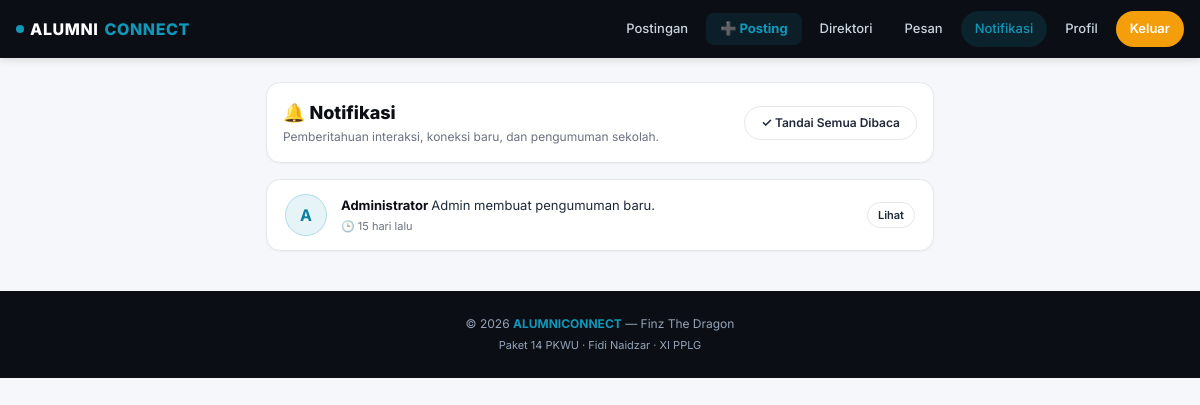
Screenshot of /pages/notifications.php (signed in) with the database file from the repository.
### tables this page shows
CREATE TABLE `notifications` (
  `id` bigint NOT NULL AUTO_INCREMENT,
  `user_id` bigint NOT NULL,
  `from_user_id` bigint DEFAULT NULL,
  `tipe` varchar(50) DEFAULT NULL,
  `pesan` varchar(255) DEFAULT NULL,
  `is_read` tinyint(1) DEFAULT '0',
  `created_at` timestamp NULL DEFAULT CURRENT_TIMESTAMP,
  PRIMARY KEY (`id`),
  KEY `user_id` (`user_id`),
  KEY `from_user_id` (`from_user_id`),
  CONSTRAINT `notifications_ibfk_1` FOREIGN KEY (`user_id`) REFERENCES `users` (`id`) ON DELETE CASCADE,
  CONSTRAINT `notifications_ibfk_2` FOREIGN KEY (`from_user_id`) REFERENCES `users` (`id`) ON DELETE SET NULL
);

CREATE TABLE `profiles` (
  `id` bigint NOT NULL AUTO_INCREMENT,
  `user_id` bigint NOT NULL,
  `nama` varchar(100) DEFAULT NULL,
  `foto` varchar(255) DEFAULT NULL,
  `bio` text,
  PRIMARY KEY (`id`),
  UNIQUE KEY `user_id` (`user_id`),
  CONSTRAINT `profiles_ibfk_1` FOREIGN KEY (`user_id`) REFERENCES `users` (`id`) ON DELETE CASCADE
);

### includes/functions.php (called while the page is built, shortened)
<?php
function baseUrl($path = '') {
    $base = '/alumniconnect';
    return $base . '/' . ltrim($path, '/');
}
function e($str) {
    return htmlspecialchars($str ?? '', ENT_QUOTES, 'UTF-8');
}
function initials($name) {
    $parts = preg_split('/\s+/', trim($name));
    $ini = '';
    foreach (array_slice($parts, 0, 2) as $p) {
        $ini .= strtoupper(substr($p, 0, 1));
    }
    return $ini ?: '?';
}
function timeAgo($datetime) {
    $time = strtotime($datetime);
    $diff = time() - $time;
    if ($diff < 2592000)  return floor($diff / 86400) . ' hari lalu';
    return floor($diff / 31536000) . ' tahun lalu';
}

### pages/notifications.php (the view, shortened to what this page needs)
<?php
require_once __DIR__ . '/../includes/functions.php';
require_once __DIR__ . '/../config/database.php';
$userId = $_SESSION['user_id'];
$stmt = $conn->prepare("
    SELECT
        n.id, n.tipe, n.pesan, n.is_read, n.created_at,
        u.id AS from_user_id, u.username,
        p.nama, p.foto
    FROM notifications n
    LEFT JOIN users u ON u.id = n.from_user_id
    LEFT JOIN profiles p ON p.user_id = u.id
    WHERE n.user_id = ?
    ORDER BY n.created_at DESC
    LIMIT 50
");
$stmt->bind_param('i', $userId);
$stmt->execute();
$notifications = $stmt->get_result()->fetch_all(MYSQLI_ASSOC);
include __DIR__ . '/../includes/header.php';
?>
<div class="container" style="max-width:700px; margin-top:24px;">
  <div class="card" style="margin-bottom:16px;">
    <div style="display:flex; justify-content:space-between; align-items:center;">
      <div>
        <h2 style="font-size:18px;font-weight:800;color:var(--navy);">🔔 Notifikasi</h2>
        <p style="font-size:12px;color:var(--text-muted);margin-top:2px;">
          Pemberitahuan interaksi, koneksi baru, dan pengumuman sekolah.
        </p>
      </div>
      <?php if (!empty($notifications)): ?>
        <a href="<?= baseUrl('pages/notifications.php?action=read_all') ?>" class="btn btn-outline btn-sm">
          ✓ Tandai Semua Dibaca
        </a>
      <?php endif; ?>
    </div>
  </div>
  <?php if (empty($notifications)): ?>
    <div class="card text-center" style="padding:40px 20px;">
      <div style="font-size:36px;margin-bottom:8px;">🔔</div>
      <h3 style="font-size:15px;font-weight:700;color:var(--navy);">Belum ada notifikasi baru</h3>
      <p style="font-size:13px;color:var(--text-muted);margin-top:4px;">
        Aktivitas seperti follow, like, dan komentar akan muncul di sini.
      </p>
    </div>
  <?php else: ?>
    <?php foreach ($notifications as $n): ?>
      <?php
        $icon = '🔔';
      ?>
      <div class="notif-item <?= !$n['is_read'] ? 'unread' : '' ?>">
        <div class="avatar" style="width:42px;height:42px;font-size:16px;">
          <?= $n['from_user_id'] ? initials($n['nama'] ?? $n['username']) : $icon ?>
        </div>
        <div class="notif-text">
          <div>
            <?php if ($n['from_user_id']): ?>
              <a href="<?= baseUrl('pages/profile.php?id=' . $n['from_user_id']) ?>" style="font-weight:700;color:var(--navy);">
                <?= e($n['nama'] ?? $n['username']) ?>
              </a>
            <?php endif; ?>
            <span><?= e($n['pesan']) ?></span>
          </div>
          <div class="notif-time">
            🕒 <?= timeAgo($n['created_at']) ?>
          </div>
        </div>
        <div>
          <?php if ($n['from_user_id']): ?>
            <a href="<?= baseUrl('pages/profile.php?id=' . $n['from_user_id']) ?>" class="btn btn-outline btn-sm" style="padding:4px 10px;font-size:11px;">
              Lihat
            </a>
          <?php endif; ?>
        </div>
      </div>
    <?php endforeach; ?>
  <?php endif; ?>
</div>
<?php include __DIR__ . '/../includes/footer.php'; ?>

### assets/css/style.css (style rules this page uses)
:root { --primary: #1198B9; --primary-dark: #0d7fa0; --primary-light: #E6F4F8; --navy: #0B0E14; --navy-2: #11151A; --orange: #F59E0B; --orange-dark: #d97706; --orange-light: #FEF3E2; --bg: #F5F7FA; --white: #FFFFFF; --text: #1F2937; --text-muted: #6B7280; --border: #E5E7EB; --shadow-sm: 0 1px 2px rgba(0,0,0,0.04); --shadow: 0 2px 8px rgba(0,0,0,0.06); --shadow-md: 0 4px 16px rgba(0,0,0,0.08); --radius: 14px; --radius-sm: 10px; --radius-pill: 999px; }
* { margin: 0; padding: 0; box-sizing: border-box; }
html { scroll-behavior: smooth; }
body { font-family: 'Inter', 'Segoe UI', Arial, sans-serif; background: var(--bg); color: var(--text); font-size: 14px; line-height: 1.5; -webkit-font-smoothing: antialiased; padding-bottom: 80px; }
@media (min-width: 992px) { body { padding-bottom: 0; } }
a { color: inherit; text-decoration: none; }
.container { max-width: 1200px; margin: 0 auto; padding: 0 16px; }
.btn { display: inline-flex; align-items: center; justify-content: center; gap: 6px; padding: 10px 20px; border-radius: var(--radius-pill); font-weight: 600; font-size: 13px; border: none; cursor: pointer; transition: all 0.2s; text-align: center; white-space: nowrap; }
.btn-outline { background: transparent; border: 1.5px solid var(--border); color: var(--text); }
.btn-sm { padding: 7px 16px; font-size: 12px; }
.card { background: white; border-radius: var(--radius); border: 1px solid var(--border); padding: 16px; box-shadow: var(--shadow-sm); margin-bottom: 14px; }
.avatar { width: 44px; height: 44px; border-radius: 50%; background: var(--primary-light); color: var(--primary-dark); display: inline-flex; align-items: center; justify-content: center; font-weight: 700; font-size: 15px; flex-shrink: 0; border: 1.5px solid rgba(17,152,185,0.25); text-transform: uppercase; user-select: none; }
.notif-item { display: flex; align-items: center; gap: 14px; padding: 14px 18px; background: white; border: 1px solid var(--border); border-radius: var(--radius); margin-bottom: 10px; box-shadow: var(--shadow-sm); transition: all 0.2s; }
.notif-text { flex: 1; font-size: 13px; color: var(--text); }
.notif-time { font-size: 11px; color: var(--text-muted); margin-top: 3px; }

### rows the page displays
notifications: profiles.nama "A", profiles.nama "Administrator", pesan "Admin membuat pengumuman baru.", created_at "15 hari lalu"
